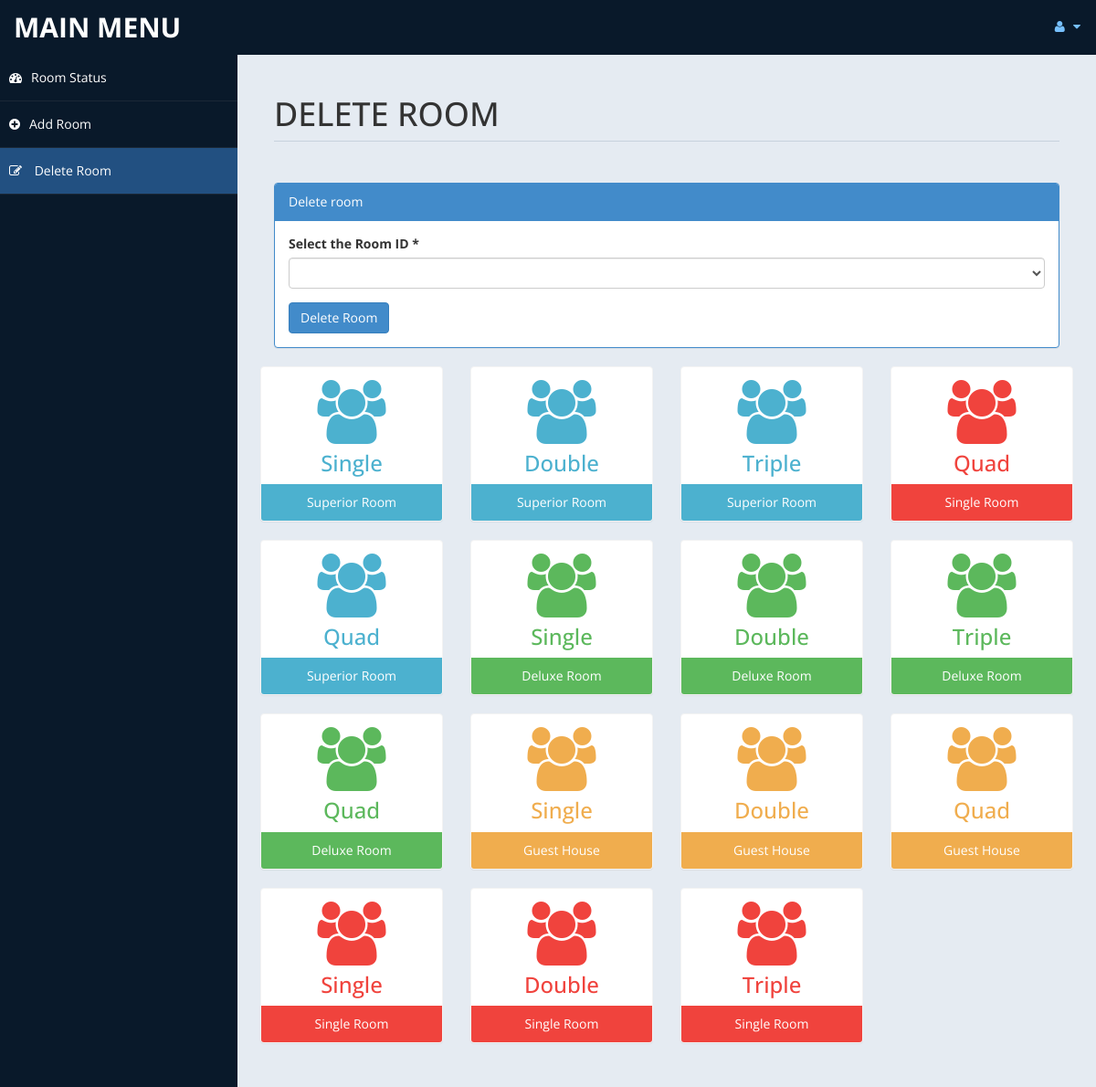
The page /admin/roomdel.php (signed in) on the database as committed earlier.
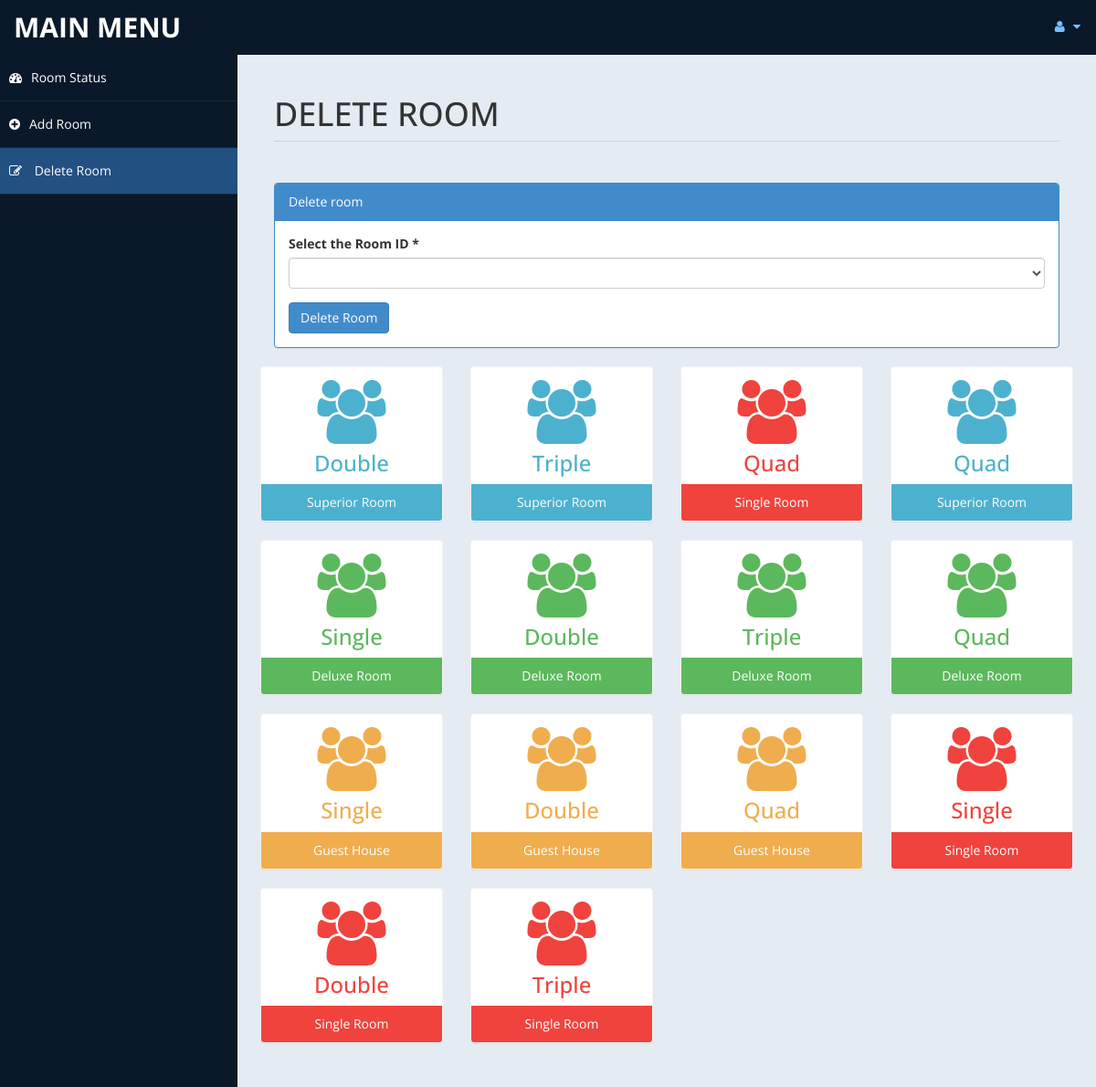
The same page on the database as committed later.
### tables this page shows
CREATE TABLE `room` (
  `id` int(10) UNSIGNED NOT NULL,
  `type` varchar(15) DEFAULT NULL,
  `bedding` varchar(10) DEFAULT NULL,
  `place` varchar(10) DEFAULT NULL,
  `cusid` int(11) DEFAULT NULL
);

### admin/roomdel.php (the view, shortened to what the changed rows need)
<!DOCTYPE html>
<html xmlns="http://www.w3.org/1999/xhtml">
<head>
    <link href="assets/css/bootstrap.css" rel="stylesheet" />
    <link href="assets/css/font-awesome.css" rel="stylesheet" />
    <link href="assets/css/custom-styles.css" rel="stylesheet" />
</head>
<body>
    <div id="wrapper">
        <div id="page-wrapper" >
            <div id="page-inner">
			 <div class="row">
                    <div class="col-md-12">
                        <h1 class="page-header">
                           DELETE ROOM <small></small>
                        </h1>
                    </div>
                </div>
            <div class="row">
           <?php
						include ('db.php');
						$sql = "select * from room";
						$re = mysqli_query($con,$sql)
				?>
                <div class="row">
				<?php
										while($row= mysqli_fetch_array($re))
										{
												$id = $row['type'];
											if($id == "Superior Room")
											{
												echo"<div class='col-md-3 col-sm-12 col-xs-12'>
													<div class='panel panel-primary text-center no-boder bg-color-blue'>
														<div class='panel-body'>
															<i class='fa fa-users fa-5x'></i>
															<h3>".$row['bedding']."</h3>
														</div>
														<div class='panel-footer back-footer-blue'>
															".$row['type']."
														</div>
													</div>
												</div>";
											}
											else if ($id == "Deluxe Room")
											{
												echo"<div class='col-md-3 col-sm-12 col-xs-12'>
													<div class='panel panel-primary text-center no-boder bg-color-green'>
														<div class='panel-body'>
															<i class='fa fa-users fa-5x'></i>
															<h3>".$row['bedding']."</h3>
														</div>
														<div class='panel-footer back-footer-green'>
															".$row['type']."
														</div>
													</div>
												</div>";
											}
											else if($id =="Guest House")
											{
												echo"<div class='col-md-3 col-sm-12 col-xs-12'>
													<div class='panel panel-primary text-center no-boder bg-color-brown'>
														<div class='panel-body'>
															<i class='fa fa-users fa-5x'></i>
															<h3>".$row['bedding']."</h3>
														</div>
														<div class='panel-footer back-footer-brown'>
															".$row['type']."
														</div>
													</div>
												</div>";
											}
											else if($id =="Single Room")
											{
												echo"<div class='col-md-3 col-sm-12 col-xs-12'>
													<div class='panel panel-primary text-center no-boder bg-color-red'>
														<div class='panel-body'>
															<i class='fa fa-users fa-5x'></i>
															<h3>".$row['bedding']."</h3>
														</div>
														<div class='panel-footer back-footer-red'>
															".$row['type']."
														</div>
													</div>
												</div>";
											}
										}
									?>
                </div>
					</div>
            </div>
        </div>
</body>
</html>

Rows that differ between the two databases and show on the page:
removed room: bedding "Single", type "Superior Room"
